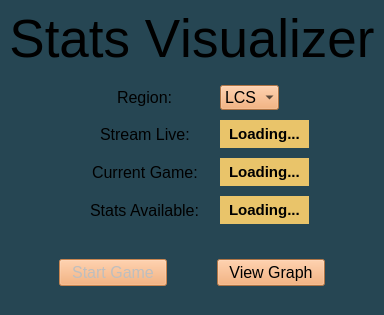
<?xml version="1.0" encoding="UTF-8"?>
<ui version="4.0">
 <class>MainWindow</class>
 <widget class="QMainWindow" name="MainWindow">
  <property name="enabled">
   <bool>true</bool>
  </property>
  <property name="geometry">
   <rect>
    <x>0</x>
    <y>0</y>
    <width>374</width>
    <height>315</height>
   </rect>
  </property>
  <property name="palette">
   <palette>
    <active>
     <colorrole role="WindowText">
      <brush brushstyle="SolidPattern">
       <color alpha="255">
        <red>0</red>
        <green>0</green>
        <blue>0</blue>
       </color>
      </brush>
     </colorrole>
     <colorrole role="Button">
      <brush brushstyle="SolidPattern">
       <color alpha="255">
        <red>38</red>
        <green>70</green>
        <blue>83</blue>
       </color>
      </brush>
     </colorrole>
     <colorrole role="Light">
      <brush brushstyle="SolidPattern">
       <color alpha="255">
        <red>57</red>
        <green>105</green>
        <blue>124</blue>
       </color>
      </brush>
     </colorrole>
     <colorrole role="Midlight">
      <brush brushstyle="SolidPattern">
       <color alpha="255">
        <red>47</red>
        <green>87</green>
        <blue>103</blue>
       </color>
      </brush>
     </colorrole>
     <colorrole role="Dark">
      <brush brushstyle="SolidPattern">
       <color alpha="255">
        <red>19</red>
        <green>35</green>
        <blue>41</blue>
       </color>
      </brush>
     </colorrole>
     <colorrole role="Mid">
      <brush brushstyle="SolidPattern">
       <color alpha="255">
        <red>25</red>
        <green>46</green>
        <blue>55</blue>
       </color>
      </brush>
     </colorrole>
     <colorrole role="Text">
      <brush brushstyle="SolidPattern">
       <color alpha="255">
        <red>255</red>
        <green>255</green>
        <blue>255</blue>
       </color>
      </brush>
     </colorrole>
     <colorrole role="BrightText">
      <brush brushstyle="SolidPattern">
       <color alpha="255">
        <red>255</red>
        <green>255</green>
        <blue>255</blue>
       </color>
      </brush>
     </colorrole>
     <colorrole role="ButtonText">
      <brush brushstyle="SolidPattern">
       <color alpha="255">
        <red>255</red>
        <green>255</green>
        <blue>255</blue>
       </color>
      </brush>
     </colorrole>
     <colorrole role="Base">
      <brush brushstyle="SolidPattern">
       <color alpha="255">
        <red>0</red>
        <green>0</green>
        <blue>0</blue>
       </color>
      </brush>
     </colorrole>
     <colorrole role="Window">
      <brush brushstyle="SolidPattern">
       <color alpha="255">
        <red>38</red>
        <green>70</green>
        <blue>83</blue>
       </color>
      </brush>
     </colorrole>
     <colorrole role="Shadow">
      <brush brushstyle="SolidPattern">
       <color alpha="255">
        <red>0</red>
        <green>0</green>
        <blue>0</blue>
       </color>
      </brush>
     </colorrole>
     <colorrole role="AlternateBase">
      <brush brushstyle="SolidPattern">
       <color alpha="255">
        <red>19</red>
        <green>35</green>
        <blue>41</blue>
       </color>
      </brush>
     </colorrole>
     <colorrole role="ToolTipBase">
      <brush brushstyle="SolidPattern">
       <color alpha="255">
        <red>255</red>
        <green>255</green>
        <blue>220</blue>
       </color>
      </brush>
     </colorrole>
     <colorrole role="ToolTipText">
      <brush brushstyle="SolidPattern">
       <color alpha="255">
        <red>0</red>
        <green>0</green>
        <blue>0</blue>
       </color>
      </brush>
     </colorrole>
    </active>
    <inactive>
     <colorrole role="WindowText">
      <brush brushstyle="SolidPattern">
       <color alpha="255">
        <red>0</red>
        <green>0</green>
        <blue>0</blue>
       </color>
      </brush>
     </colorrole>
     <colorrole role="Button">
      <brush brushstyle="SolidPattern">
       <color alpha="255">
        <red>38</red>
        <green>70</green>
        <blue>83</blue>
       </color>
      </brush>
     </colorrole>
     <colorrole role="Light">
      <brush brushstyle="SolidPattern">
       <color alpha="255">
        <red>57</red>
        <green>105</green>
        <blue>124</blue>
       </color>
      </brush>
     </colorrole>
     <colorrole role="Midlight">
      <brush brushstyle="SolidPattern">
       <color alpha="255">
        <red>47</red>
        <green>87</green>
        <blue>103</blue>
       </color>
      </brush>
     </colorrole>
     <colorrole role="Dark">
      <brush brushstyle="SolidPattern">
       <color alpha="255">
        <red>19</red>
        <green>35</green>
        <blue>41</blue>
       </color>
      </brush>
     </colorrole>
     <colorrole role="Mid">
      <brush brushstyle="SolidPattern">
       <color alpha="255">
        <red>25</red>
        <green>46</green>
        <blue>55</blue>
       </color>
      </brush>
     </colorrole>
     <colorrole role="Text">
      <brush brushstyle="SolidPattern">
       <color alpha="255">
        <red>255</red>
        <green>255</green>
        <blue>255</blue>
       </color>
      </brush>
     </colorrole>
     <colorrole role="BrightText">
      <brush brushstyle="SolidPattern">
       <color alpha="255">
        <red>255</red>
        <green>255</green>
        <blue>255</blue>
       </color>
      </brush>
     </colorrole>
     <colorrole role="ButtonText">
      <brush brushstyle="SolidPattern">
       <color alpha="255">
        <red>255</red>
        <green>255</green>
        <blue>255</blue>
       </color>
      </brush>
     </colorrole>
     <colorrole role="Base">
      <brush brushstyle="SolidPattern">
       <color alpha="255">
        <red>0</red>
        <green>0</green>
        <blue>0</blue>
       </color>
      </brush>
     </colorrole>
     <colorrole role="Window">
      <brush brushstyle="SolidPattern">
       <color alpha="255">
        <red>38</red>
        <green>70</green>
        <blue>83</blue>
       </color>
      </brush>
     </colorrole>
     <colorrole role="Shadow">
      <brush brushstyle="SolidPattern">
       <color alpha="255">
        <red>0</red>
        <green>0</green>
        <blue>0</blue>
       </color>
      </brush>
     </colorrole>
     <colorrole role="AlternateBase">
      <brush brushstyle="SolidPattern">
       <color alpha="255">
        <red>19</red>
        <green>35</green>
        <blue>41</blue>
       </color>
      </brush>
     </colorrole>
     <colorrole role="ToolTipBase">
      <brush brushstyle="SolidPattern">
       <color alpha="255">
        <red>255</red>
        <green>255</green>
        <blue>220</blue>
       </color>
      </brush>
     </colorrole>
     <colorrole role="ToolTipText">
      <brush brushstyle="SolidPattern">
       <color alpha="255">
        <red>0</red>
        <green>0</green>
        <blue>0</blue>
       </color>
      </brush>
     </colorrole>
    </inactive>
    <disabled>
     <colorrole role="WindowText">
      <brush brushstyle="SolidPattern">
       <color alpha="255">
        <red>19</red>
        <green>35</green>
        <blue>41</blue>
       </color>
      </brush>
     </colorrole>
     <colorrole role="Button">
      <brush brushstyle="SolidPattern">
       <color alpha="255">
        <red>38</red>
        <green>70</green>
        <blue>83</blue>
       </color>
      </brush>
     </colorrole>
     <colorrole role="Light">
      <brush brushstyle="SolidPattern">
       <color alpha="255">
        <red>57</red>
        <green>105</green>
        <blue>124</blue>
       </color>
      </brush>
     </colorrole>
     <colorrole role="Midlight">
      <brush brushstyle="SolidPattern">
       <color alpha="255">
        <red>47</red>
        <green>87</green>
        <blue>103</blue>
       </color>
      </brush>
     </colorrole>
     <colorrole role="Dark">
      <brush brushstyle="SolidPattern">
       <color alpha="255">
        <red>19</red>
        <green>35</green>
        <blue>41</blue>
       </color>
      </brush>
     </colorrole>
     <colorrole role="Mid">
      <brush brushstyle="SolidPattern">
       <color alpha="255">
        <red>25</red>
        <green>46</green>
        <blue>55</blue>
       </color>
      </brush>
     </colorrole>
     <colorrole role="Text">
      <brush brushstyle="SolidPattern">
       <color alpha="255">
        <red>19</red>
        <green>35</green>
        <blue>41</blue>
       </color>
      </brush>
     </colorrole>
     <colorrole role="BrightText">
      <brush brushstyle="SolidPattern">
       <color alpha="255">
        <red>255</red>
        <green>255</green>
        <blue>255</blue>
       </color>
      </brush>
     </colorrole>
     <colorrole role="ButtonText">
      <brush brushstyle="SolidPattern">
       <color alpha="255">
        <red>19</red>
        <green>35</green>
        <blue>41</blue>
       </color>
      </brush>
     </colorrole>
     <colorrole role="Base">
      <brush brushstyle="SolidPattern">
       <color alpha="255">
        <red>38</red>
        <green>70</green>
        <blue>83</blue>
       </color>
      </brush>
     </colorrole>
     <colorrole role="Window">
      <brush brushstyle="SolidPattern">
       <color alpha="255">
        <red>38</red>
        <green>70</green>
        <blue>83</blue>
       </color>
      </brush>
     </colorrole>
     <colorrole role="Shadow">
      <brush brushstyle="SolidPattern">
       <color alpha="255">
        <red>0</red>
        <green>0</green>
        <blue>0</blue>
       </color>
      </brush>
     </colorrole>
     <colorrole role="AlternateBase">
      <brush brushstyle="SolidPattern">
       <color alpha="255">
        <red>38</red>
        <green>70</green>
        <blue>83</blue>
       </color>
      </brush>
     </colorrole>
     <colorrole role="ToolTipBase">
      <brush brushstyle="SolidPattern">
       <color alpha="255">
        <red>255</red>
        <green>255</green>
        <blue>220</blue>
       </color>
      </brush>
     </colorrole>
     <colorrole role="ToolTipText">
      <brush brushstyle="SolidPattern">
       <color alpha="255">
        <red>0</red>
        <green>0</green>
        <blue>0</blue>
       </color>
      </brush>
     </colorrole>
    </disabled>
   </palette>
  </property>
  <property name="font">
   <font>
    <pointsize>12</pointsize>
   </font>
  </property>
  <property name="focusPolicy">
   <enum>Qt::ClickFocus</enum>
  </property>
  <property name="windowTitle">
   <string>MainWindow</string>
  </property>
  <widget class="QWidget" name="centralwidget">
   <layout class="QGridLayout" name="gridLayout">
    <item row="0" column="0">
     <widget class="QLabel" name="Title">
      <property name="sizePolicy">
       <sizepolicy hsizetype="Maximum" vsizetype="Maximum">
        <horstretch>0</horstretch>
        <verstretch>0</verstretch>
       </sizepolicy>
      </property>
      <property name="font">
       <font>
        <pointsize>40</pointsize>
        <weight>50</weight>
        <bold>false</bold>
        <kerning>false</kerning>
       </font>
      </property>
      <property name="text">
       <string>Stats Visualizer</string>
      </property>
      <property name="alignment">
       <set>Qt::AlignCenter</set>
      </property>
     </widget>
    </item>
    <item row="2" column="0">
     <widget class="QWidget" name="BottomButtonsBox" native="true">
      <layout class="QHBoxLayout" name="horizontalLayout">
       <property name="spacing">
        <number>50</number>
       </property>
       <property name="leftMargin">
        <number>50</number>
       </property>
       <property name="rightMargin">
        <number>50</number>
       </property>
       <item>
        <widget class="QPushButton" name="StartGame">
         <property name="enabled">
          <bool>false</bool>
         </property>
         <property name="sizePolicy">
          <sizepolicy hsizetype="Preferred" vsizetype="Maximum">
           <horstretch>0</horstretch>
           <verstretch>0</verstretch>
          </sizepolicy>
         </property>
         <property name="focusPolicy">
          <enum>Qt::NoFocus</enum>
         </property>
         <property name="styleSheet">
          <string notr="true">background-color: rgb(244, 162, 97);</string>
         </property>
         <property name="text">
          <string>Start Game</string>
         </property>
        </widget>
       </item>
       <item>
        <widget class="QPushButton" name="ViewGraph">
         <property name="sizePolicy">
          <sizepolicy hsizetype="Preferred" vsizetype="Maximum">
           <horstretch>0</horstretch>
           <verstretch>0</verstretch>
          </sizepolicy>
         </property>
         <property name="styleSheet">
          <string notr="true">background-color: rgb(244, 162, 97);</string>
         </property>
         <property name="text">
          <string>View Graph</string>
         </property>
        </widget>
       </item>
      </layout>
     </widget>
    </item>
    <item row="1" column="0">
     <layout class="QFormLayout" name="OptionsBox">
      <property name="labelAlignment">
       <set>Qt::AlignCenter</set>
      </property>
      <property name="formAlignment">
       <set>Qt::AlignHCenter|Qt::AlignTop</set>
      </property>
      <property name="horizontalSpacing">
       <number>16</number>
      </property>
      <property name="verticalSpacing">
       <number>10</number>
      </property>
      <property name="topMargin">
       <number>10</number>
      </property>
      <property name="rightMargin">
       <number>0</number>
      </property>
      <item row="0" column="0">
       <widget class="QLabel" name="RegionLabel">
        <property name="font">
         <font>
          <pointsize>12</pointsize>
          <weight>50</weight>
          <bold>false</bold>
         </font>
        </property>
        <property name="text">
         <string>Region: </string>
        </property>
       </widget>
      </item>
      <item row="0" column="1">
       <widget class="QComboBox" name="RegionBox">
        <property name="enabled">
         <bool>true</bool>
        </property>
        <property name="sizePolicy">
         <sizepolicy hsizetype="Maximum" vsizetype="Fixed">
          <horstretch>0</horstretch>
          <verstretch>0</verstretch>
         </sizepolicy>
        </property>
        <property name="font">
         <font>
          <pointsize>12</pointsize>
         </font>
        </property>
        <property name="focusPolicy">
         <enum>Qt::NoFocus</enum>
        </property>
        <property name="toolTip">
         <string/>
        </property>
        <property name="autoFillBackground">
         <bool>false</bool>
        </property>
        <property name="styleSheet">
         <string notr="true">background-color: rgb(244, 162, 97);
selection-background-color: rgb(233, 196, 106);</string>
        </property>
        <property name="editable">
         <bool>false</bool>
        </property>
        <property name="frame">
         <bool>false</bool>
        </property>
        <item>
         <property name="text">
          <string>LCS</string>
         </property>
        </item>
        <item>
         <property name="text">
          <string>LEC</string>
         </property>
        </item>
        <item>
         <property name="text">
          <string>LCK</string>
         </property>
        </item>
        <item>
         <property name="text">
          <string>LPL</string>
         </property>
        </item>
       </widget>
      </item>
      <item row="1" column="0">
       <widget class="QLabel" name="StreamLabel">
        <property name="sizePolicy">
         <sizepolicy hsizetype="Maximum" vsizetype="Preferred">
          <horstretch>0</horstretch>
          <verstretch>0</verstretch>
         </sizepolicy>
        </property>
        <property name="text">
         <string>Stream Live: </string>
        </property>
       </widget>
      </item>
      <item row="1" column="1">
       <widget class="QLabel" name="StreamStatusLabel">
        <property name="sizePolicy">
         <sizepolicy hsizetype="Maximum" vsizetype="Preferred">
          <horstretch>0</horstretch>
          <verstretch>0</verstretch>
         </sizepolicy>
        </property>
        <property name="maximumSize">
         <size>
          <width>16777215</width>
          <height>16777215</height>
         </size>
        </property>
        <property name="font">
         <font>
          <pointsize>11</pointsize>
          <weight>75</weight>
          <bold>true</bold>
         </font>
        </property>
        <property name="styleSheet">
         <string notr="true">background-color: rgb(233, 196, 106);
padding: 5px</string>
        </property>
        <property name="text">
         <string>Loading...</string>
        </property>
       </widget>
      </item>
      <item row="4" column="0">
       <widget class="QLabel" name="GameLabel">
        <property name="font">
         <font>
          <pointsize>12</pointsize>
          <weight>50</weight>
          <bold>false</bold>
         </font>
        </property>
        <property name="text">
         <string>Current Game: </string>
        </property>
       </widget>
      </item>
      <item row="4" column="1">
       <widget class="QLabel" name="GameStatusLabel">
        <property name="sizePolicy">
         <sizepolicy hsizetype="Maximum" vsizetype="Preferred">
          <horstretch>0</horstretch>
          <verstretch>0</verstretch>
         </sizepolicy>
        </property>
        <property name="maximumSize">
         <size>
          <width>16777215</width>
          <height>16777215</height>
         </size>
        </property>
        <property name="font">
         <font>
          <pointsize>11</pointsize>
          <weight>75</weight>
          <bold>true</bold>
         </font>
        </property>
        <property name="styleSheet">
         <string notr="true">background-color: rgb(233, 196, 106);
padding: 5px</string>
        </property>
        <property name="text">
         <string>Loading...</string>
        </property>
       </widget>
      </item>
      <item row="5" column="0">
       <widget class="QLabel" name="StatsLabel">
        <property name="font">
         <font>
          <pointsize>12</pointsize>
          <weight>50</weight>
          <bold>false</bold>
         </font>
        </property>
        <property name="text">
         <string>Stats Available: </string>
        </property>
       </widget>
      </item>
      <item row="6" column="1">
       <widget class="QWidget" name="TimeBox" native="true">
        <property name="sizePolicy">
         <sizepolicy hsizetype="Maximum" vsizetype="Preferred">
          <horstretch>0</horstretch>
          <verstretch>0</verstretch>
         </sizepolicy>
        </property>
        <property name="contextMenuPolicy">
         <enum>Qt::DefaultContextMenu</enum>
        </property>
        <property name="layoutDirection">
         <enum>Qt::LeftToRight</enum>
        </property>
        <layout class="QHBoxLayout" name="horizontalLayout_2">
         <property name="spacing">
          <number>10</number>
         </property>
         <property name="leftMargin">
          <number>0</number>
         </property>
         <property name="topMargin">
          <number>0</number>
         </property>
         <property name="rightMargin">
          <number>0</number>
         </property>
         <property name="bottomMargin">
          <number>0</number>
         </property>
        </layout>
       </widget>
      </item>
      <item row="5" column="1">
       <widget class="QLabel" name="StatsStatusLabel">
        <property name="sizePolicy">
         <sizepolicy hsizetype="Maximum" vsizetype="Preferred">
          <horstretch>0</horstretch>
          <verstretch>0</verstretch>
         </sizepolicy>
        </property>
        <property name="maximumSize">
         <size>
          <width>16777215</width>
          <height>16777215</height>
         </size>
        </property>
        <property name="font">
         <font>
          <pointsize>11</pointsize>
          <weight>75</weight>
          <bold>true</bold>
         </font>
        </property>
        <property name="styleSheet">
         <string notr="true">background-color: rgb(233, 196, 106);
padding: 5px</string>
        </property>
        <property name="text">
         <string>Loading...</string>
        </property>
       </widget>
      </item>
     </layout>
    </item>
   </layout>
  </widget>
 </widget>
 <tabstops>
  <tabstop>ViewGraph</tabstop>
 </tabstops>
 <resources/>
 <connections>
  <connection>
   <sender>RegionBox</sender>
   <signal>activated(QString)</signal>
   <receiver>MainWindow</receiver>
   <slot>setFocus()</slot>
   <hints>
    <hint type="sourcelabel">
     <x>199</x>
     <y>97</y>
    </hint>
    <hint type="destinationlabel">
     <x>242</x>
     <y>144</y>
    </hint>
   </hints>
  </connection>
 </connections>
</ui>
